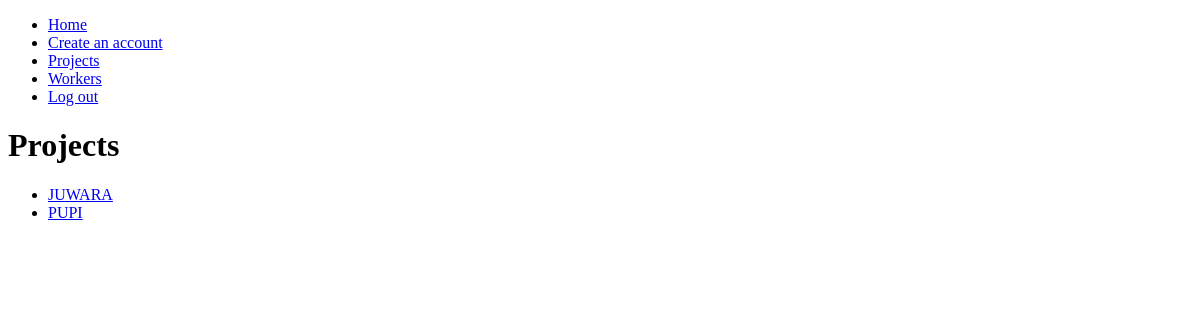
Before: /projects (signed in) with the older database file.
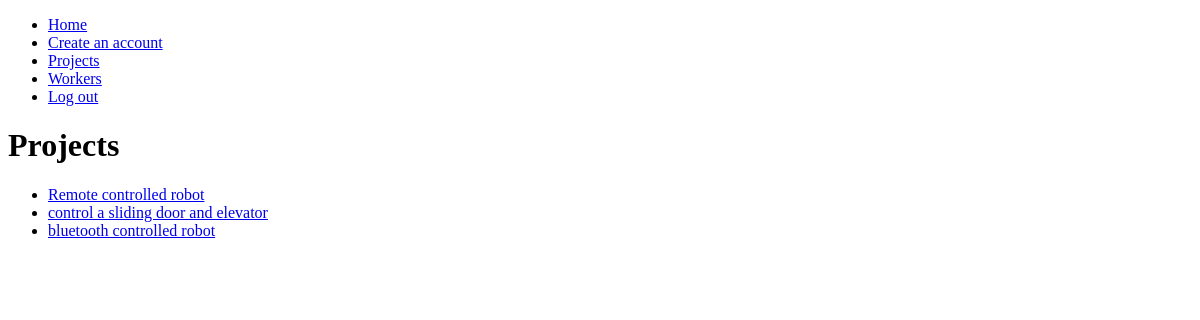
After: the same page with the newer database file.
### Projecte/models.py (models this page shows, shortened)
class Project(models.Model):
    name = models.CharField(max_length=50)
    description = models.TextField(max_length=500)
    status = models.CharField(max_length=30)
    init_date = models.DateField()

### Projecte/views.py (the view)
# urls.py: path('projects', login_required(ProjectsView.as_view()), name='projectList'),
class ProjectsView(ListView):
    model = Project
    paginate_by = 5
    template_name = "Projects.html"

### templates/Projects.html
{% extends "Base.html" %}
{% block content %}
<h1>Projects</h1>
<ul>
{% for project in object_list %}
    <li><a href="{% url 'ProjectDetail' project.pk %}">{{ project.name}}</a></li>
{% empty %}
    <li>No projects yet.</li>
{% endfor %}
</ul>
{% endblock %}

Changed rows visible on the page:
removed Project: name "JUWARA"
removed Project: name "PUPI"
added Project: name "Remote controlled robot"
added Project: name "control a sliding door and elevator"
added Project: name "bluetooth controlled robot"
